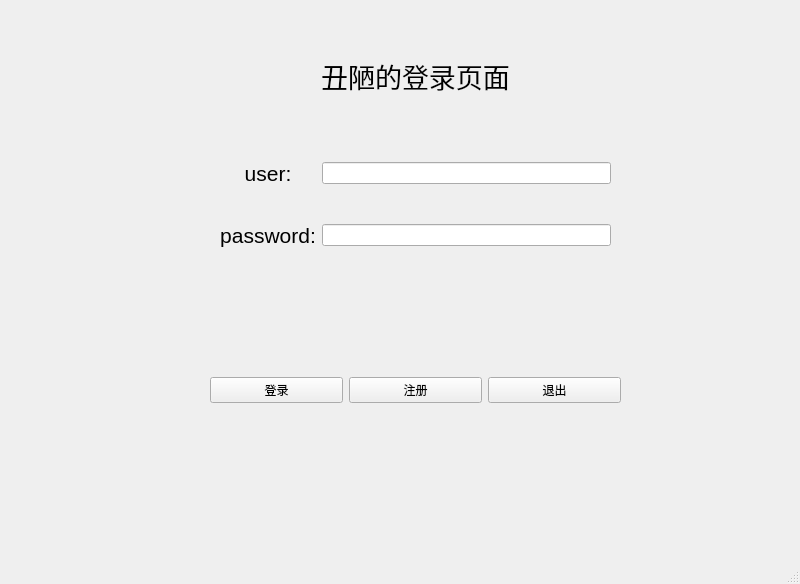
<?xml version="1.0" encoding="UTF-8"?>
<ui version="4.0">
 <class>loginWindow</class>
 <widget class="QMainWindow" name="loginWindow">
  <property name="geometry">
   <rect>
    <x>0</x>
    <y>0</y>
    <width>800</width>
    <height>584</height>
   </rect>
  </property>
  <property name="windowTitle">
   <string>MainWindow</string>
  </property>
  <widget class="QWidget" name="centralwidget">
   <widget class="QWidget" name="horizontalLayoutWidget">
    <property name="geometry">
     <rect>
      <x>210</x>
      <y>360</y>
      <width>411</width>
      <height>61</height>
     </rect>
    </property>
    <layout class="QHBoxLayout" name="horizontalLayout">
     <item>
      <widget class="QPushButton" name="loginButton">
       <property name="text">
        <string>登录</string>
       </property>
      </widget>
     </item>
     <item>
      <widget class="QPushButton" name="regiButton">
       <property name="text">
        <string>注册</string>
       </property>
      </widget>
     </item>
     <item>
      <widget class="QPushButton" name="exitButton">
       <property name="text">
        <string>退出</string>
       </property>
      </widget>
     </item>
    </layout>
   </widget>
   <widget class="QLabel" name="title">
    <property name="geometry">
     <rect>
      <x>270</x>
      <y>50</y>
      <width>291</width>
      <height>51</height>
     </rect>
    </property>
    <property name="font">
     <font>
      <pointsize>20</pointsize>
     </font>
    </property>
    <property name="text">
     <string>丑陋的登录页面</string>
    </property>
    <property name="alignment">
     <set>Qt::AlignCenter</set>
    </property>
   </widget>
   <widget class="QWidget" name="gridLayoutWidget">
    <property name="geometry">
     <rect>
      <x>220</x>
      <y>130</y>
      <width>391</width>
      <height>151</height>
     </rect>
    </property>
    <layout class="QGridLayout" name="gridLayout">
     <item row="0" column="1">
      <widget class="QLineEdit" name="userLine"/>
     </item>
     <item row="0" column="0">
      <widget class="QLabel" name="userLabel">
       <property name="font">
        <font>
         <pointsize>16</pointsize>
        </font>
       </property>
       <property name="text">
        <string>user:</string>
       </property>
       <property name="alignment">
        <set>Qt::AlignCenter</set>
       </property>
      </widget>
     </item>
     <item row="1" column="0">
      <widget class="QLabel" name="paswordLabel">
       <property name="font">
        <font>
         <pointsize>16</pointsize>
        </font>
       </property>
       <property name="text">
        <string>password:</string>
       </property>
       <property name="alignment">
        <set>Qt::AlignCenter</set>
       </property>
      </widget>
     </item>
     <item row="1" column="1">
      <widget class="QLineEdit" name="passwordLine"/>
     </item>
    </layout>
   </widget>
  </widget>
  <widget class="QMenuBar" name="menubar">
   <property name="geometry">
    <rect>
     <x>0</x>
     <y>0</y>
     <width>800</width>
     <height>22</height>
    </rect>
   </property>
  </widget>
  <widget class="QStatusBar" name="statusbar"/>
 </widget>
 <resources/>
 <connections>
  <connection>
   <sender>exitButton</sender>
   <signal>clicked()</signal>
   <receiver>loginWindow</receiver>
   <slot>close()</slot>
   <hints>
    <hint type="sourcelabel">
     <x>552</x>
     <y>411</y>
    </hint>
    <hint type="destinationlabel">
     <x>399</x>
     <y>291</y>
    </hint>
   </hints>
  </connection>
 </connections>
</ui>
